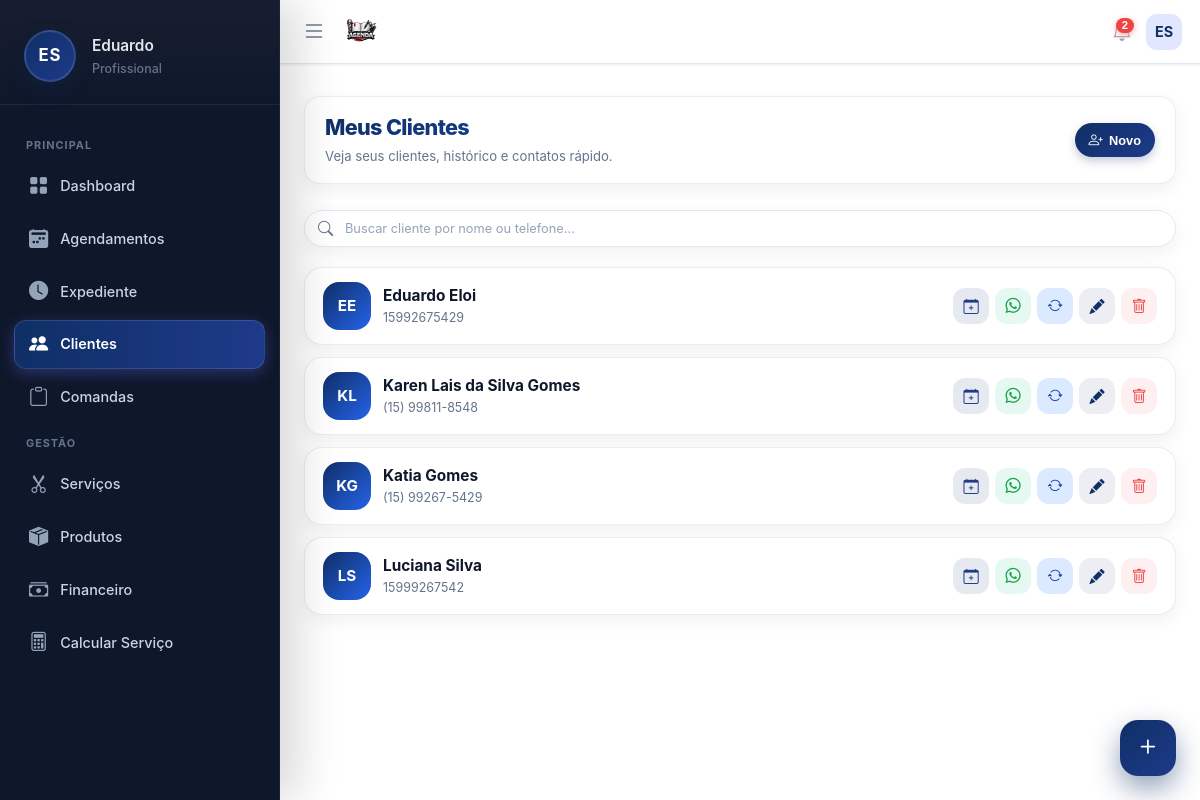
The page /pages/clientes/clientes.php (signed in) on the database its author committed.
### tables this page shows
CREATE TABLE usuarios (
        id INTEGER PRIMARY KEY AUTOINCREMENT,
        nome TEXT, email TEXT, telefone TEXT, foto TEXT, biografia TEXT,
        cep TEXT, endereco TEXT, numero TEXT, bairro TEXT, cidade TEXT, estado TEXT,
        criado_em DATETIME DEFAULT CURRENT_TIMESTAMP
    , senha TEXT, estabelecimento TEXT, cor_tema TEXT DEFAULT '#4f46e5', ultimo_login DATETIME, ativo INTEGER DEFAULT 1, data_expiracao DATE, is_vitalicio INTEGER DEFAULT 0, quem_indicou TEXT, valor_mensalidade REAL DEFAULT 19.90, indicado_por TEXT, valor_mensal REAL DEFAULT 19.90, token_recuperacao TEXT, token_validade DATETIME, tipo_estabelecimento TEXT DEFAULT 'Salão de Beleza', instagram TEXT, cpf TEXT, lembrete_email_ativo INTEGER DEFAULT 0, lembrete_email_tempo INTEGER DEFAULT 4, lembrete_email_unidade TEXT DEFAULT 'horas', lembrete_email_cliente INTEGER DEFAULT 1, lembrete_email_confirmar INTEGER DEFAULT 0, lembrete_email_outro TEXT, lembrete_email_copia INTEGER DEFAULT 0, agendamento_min_antecedencia INTEGER DEFAULT 4, agendamento_min_unidade TEXT DEFAULT 'horas', receber_email_diario INTEGER DEFAULT 0, is_teste INTEGER DEFAULT 0, vendedor_id INTEGER);

CREATE TABLE clientes (
        id INTEGER PRIMARY KEY AUTOINCREMENT,
        user_id INTEGER NOT NULL,
        nome TEXT NOT NULL,
        telefone TEXT,
        email TEXT,
        data_nascimento DATE,
        observacoes TEXT, 
        criado_em DATETIME DEFAULT CURRENT_TIMESTAMP
    , cpf TEXT);

### pages/clientes/clientes.php (the view, shortened to what this page needs)
<?php
$userId = $_SESSION['user_id'];
$stmt = $pdo->prepare("SELECT * FROM clientes WHERE user_id = ? ORDER BY nome ASC");
$stmt->execute([$userId]);
$clientes = $stmt->fetchAll();
$sqlApps = "
    SELECT
        a.id, a.cliente_id, a.servico, a.data_agendamento, a.horario, a.valor, a.status,
        s.preco as preco_tabela
    FROM agendamentos a
    LEFT JOIN servicos s
           ON a.servico = s.nome
          AND a.user_id = s.user_id
    WHERE a.user_id = ?
    ORDER BY a.data_agendamento DESC, a.horario DESC
";
$stmtApps = $pdo->prepare($sqlApps);
$stmtApps->execute([$userId]);
$todosAgendamentos = $stmtApps->fetchAll();
$historicoPorCliente = [];
foreach ($todosAgendamentos as $ag) {
    if (!empty($ag['cliente_id'])) {
        $historicoPorCliente[$ag['cliente_id']][] = $ag;
    }
}
function getInitials($name) {
    $words = explode(" ", $name);
    $acronym = "";
    foreach ($words as $w) {
        $acronym .= mb_substr($w, 0, 1);
    }
    return mb_substr(strtoupper($acronym), 0, 2);
}
include '../../includes/header.php';
include '../../includes/menu.php';
?>
<main class="main-content">
    <div class="page-header">
        <div class="page-title-wrap">
            <h1 class="page-title">Meus Clientes</h1>
            <p class="page-subtitle">Veja seus clientes, histórico e contatos rápido.</p>
        </div>
        <div class="page-actions">
            <button class="btn-chip" onclick="abrirModalCreate()">
                <i class="bi bi-person-plus"></i>
                Novo
            </button>
        </div>
    </div>
    <div class="search-wrapper">
        <div class="search-box">
            <i class="bi bi-search search-icon"></i>
            <input type="text" id="searchInput" class="search-input" placeholder="Buscar cliente por nome ou telefone..." onkeyup="filtrarClientes()">
        </div>
    </div>
    <div class="client-list" id="clientList">
        <?php if(count($clientes) > 0): ?>
            <?php foreach ($clientes as $c):
                $meuHistorico  = $historicoPorCliente[$c['id']] ?? [];
                $jsonHistorico = htmlspecialchars(json_encode($meuHistorico), ENT_QUOTES, 'UTF-8');
                $jsonCliente   = htmlspecialchars(json_encode($c), ENT_QUOTES, 'UTF-8');
            ?>
                <div class="client-card"
                     data-nome="<?php echo strtolower($c['nome']); ?>"
                     data-tel="<?php echo str_replace(['(',')','-',' '], '', $c['telefone'] ?? ''); ?>"
                     onclick="abrirModalView(<?php echo $jsonCliente; ?>, <?php echo $jsonHistorico; ?>)">
                    <div class="avatar">
                        <?php echo getInitials($c['nome']); ?>
                    </div>
                    <div class="info">
                        <div class="name"><?php echo htmlspecialchars($c['nome']); ?></div>
                        <div class="meta">
                            <?php if(!empty($c['telefone'])): ?>
                                <span><?php echo htmlspecialchars($c['telefone']); ?></span>
                            <?php else: ?>
                                <span style="opacity:0.5;">Sem telefone</span>
                            <?php endif; ?>
                        </div>
                    </div>
                    <div class="actions">
                           <button class="btn-icon btn-agendar" title="Agendar serviço" onclick="event.stopPropagation(); abrirModalAgendar(<?php echo $jsonCliente; ?>)">
                               <i class="bi bi-calendar-plus"></i>
                           </button>
                        <?php if(!empty($c['telefone'])):
                            $num = preg_replace('/[^0-9]/', '', $c['telefone']);
                        ?>
                            <a href="https://wa.me/55<?php echo $num; ?>" target="_blank" class="btn-icon btn-whats" onclick="event.stopPropagation()">
                                <i class="bi bi-whatsapp"></i>
                            </a>
                        <?php endif; ?>
                        <?php
                        $recorrenciasUrl = $isProd ? '/recorrencias' : 'recorrencias.php';
                        ?>
                        <a href="<?php echo $recorrenciasUrl; ?>?cliente_id=<?php echo $c['id']; ?>" class="btn-icon" style="background:#dbeafe; color:#1e40af;" onclick="event.stopPropagation()" title="Agendamentos Recorrentes">
                            <i class="bi bi-arrow-repeat"></i>
                        </a>
                        <button class="btn-icon btn-edit" onclick="event.stopPropagation(); abrirModalEdit(<?php echo $jsonCliente; ?>)">
                            <i class="bi bi-pencil-fill"></i>
                        </button>
                        <button class="btn-icon btn-del" onclick="event.stopPropagation(); abrirModalDelete(<?php echo $c['id']; ?>, '<?php echo $c['nome']; ?>')">
                            <i class="bi bi-trash"></i>
                        </button>
                    </div>
                </div>
            <?php endforeach; ?>
        <?php endif; ?>
    </div>
</main>
<button class="fab-add" onclick="abrirModalCreate()">
    <i class="bi bi-plus"></i>
</button>

### includes/menu.php (shortened to what this page needs)
<?php
$isProd = isset($_SERVER['HTTP_HOST']) && $_SERVER['HTTP_HOST'] === 'salao.develoi.com';
$notificacoesNaoLidas = 0;
if (isset($pdo) && isset($_SESSION['user_id'])) {
    $stmtNotif = $pdo->prepare("SELECT id, type, message, link, created_at FROM notifications WHERE user_id = ? AND is_read = 0 ORDER BY created_at DESC LIMIT 10");
    $stmtNotif->execute([$_SESSION['user_id']]);
    $notificacoesLista = $stmtNotif->fetchAll(PDO::FETCH_ASSOC);
    $notificacoesNaoLidas = count($notificacoesLista);
}
$userRole  = 'Profissional';
$iniciais  = 'V';
$firstName = 'Visitante';
if (isset($pdo) && isset($_SESSION['user_id'])) {
    $stmtUser = $pdo->prepare("SELECT nome, email, estabelecimento FROM usuarios WHERE id = ? LIMIT 1");
    $stmtUser->execute([$_SESSION['user_id']]);
    $dadoUsuario = $stmtUser->fetch(PDO::FETCH_ASSOC);
    if ($dadoUsuario && !empty($dadoUsuario['nome'])) {
        $userName = $dadoUsuario['nome'];
        $partesNome = explode(' ', trim($userName));
        $firstName  = $partesNome[0];
        $primeiraLetra = mb_substr($partesNome[0], 0, 1);
        $ultimaLetra   = '';
        if (count($partesNome) > 1) {
            $ultimoNome  = end($partesNome);
            $ultimaLetra = mb_substr($ultimoNome, 0, 1);
        }
        $iniciais = strtoupper($primeiraLetra . $ultimaLetra);
    }
}
function isActive($pageName)
{
    return basename($_SERVER['PHP_SELF']) === $pageName ? 'active' : '';
}
?>
<link rel="stylesheet" href="https://cdn.jsdelivr.net/npm/bootstrap-icons@1.11.3/font/bootstrap-icons.min.css">
<nav class="app-navbar">
    <div style="display:flex; align-items:center; gap:12px;">
        <button class="menu-btn" id="openMenuBtn" type="button">
            <i class="bi bi-list"></i>
        </button>
        <?php
        if ($isProd) {
            $logoUrl = 'https://salao.develoi.com/img/logo-azul.png';
            $dashboardUrl = '/dashboard';
        } else {
            $host = $_SERVER['HTTP_HOST'];
            $logoUrl = "http://{$host}/karen_site/controle-salao/img/logo-azul.png";
            $dashboardUrl = '/karen_site/controle-salao/pages/dashboard.php';
        }
        ?>
        <a href="<?php echo $dashboardUrl; ?>" class="brand-logo">
            <img src="<?php echo $logoUrl; ?>"
                 alt="Logo Salão Develoi"
                 style="height:38px; width:auto; display:inline-block; vertical-align:middle;">
        </a>
    </div>
    <div style="display:flex; align-items:center; gap:10px;">
        <div style="position:relative;">
            <button class="icon-btn" id="notificBtn" type="button" aria-label="Notificações" style="position:relative;">
                <?php if ($notificacoesNaoLidas > 0): ?>
                    <span id="notif-badge" style="position:absolute;top:2px;right:2px;background:#ef4444;color:#fff;font-size:0.7rem;padding:2px 6px;border-radius:999px;font-weight:700;min-width:18px;text-align:center;line-height:1;box-shadow:0 2px 6px #fca5a5;z-index:2;">
                        <?php echo $notificacoesNaoLidas; ?>
                    </span>
                <?php endif; ?>
            </button>
        </div>
        <div style="position:relative;">
            <div class="navbar-avatar" id="userAvatarBtn">
                <?php echo $iniciais; ?>
            </div>
        </div>
    </div>
</nav>
<aside class="app-sidebar" id="sidebar">
    <div class="sidebar-header">
        <div class="avatar-circle">
            <?php echo $iniciais; ?>
        </div>
        <div class="user-info">
            <h4><?php echo htmlspecialchars($firstName); ?></h4>
            <span><?php echo htmlspecialchars($userRole); ?></span>
        </div>
    </div>
    <ul class="sidebar-menu">
        <div class="menu-label">Principal</div>
        <li>
            <a href="<?php echo $isProd ? '/dashboard' : '/karen_site/controle-salao/pages/dashboard.php'; ?>"
               class="sidebar-link <?php echo isActive('dashboard.php'); ?>">
                <i class="bi bi-grid-fill"></i> <span class="menu-text">Dashboard
            </span></a>
        </li>
        <li>
            <a href="<?php echo $isProd ? '/agenda' : '/karen_site/controle-salao/pages/agenda/agenda.php'; ?>"
               class="sidebar-link <?php echo isActive('agenda.php'); ?>">
                <i class="bi bi-calendar2-week-fill"></i> <span class="menu-text">Agendamentos
            </span></a>
        </li>
        <li>
            <a href="<?php echo $isProd ? '/horarios' : '/karen_site/controle-salao/pages/horarios/horarios.php'; ?>"
               class="sidebar-link <?php echo isActive('horarios.php'); ?>">
                <i class="bi bi-clock-fill"></i> <span class="menu-text">Expediente
            </span></a>
        </li>
        <li>
            <a href="<?php echo $isProd ? '/clientes' : '/karen_site/controle-salao/pages/clientes/clientes.php'; ?>"
               class="sidebar-link <?php echo isActive('clientes.php'); ?>">
                <i class="bi bi-people-fill"></i> <span class="menu-text">Clientes
            </span></a>
        </li>
        <li>
            <a href="<?php echo $isProd ? '/comandas' : '/karen_site/controle-salao/pages/comandas/comandas.php'; ?>"
               class="sidebar-link <?php echo isActive('comandas.php'); ?>">
                <i class="bi bi-clipboard"></i> <span class="menu-text">Comandas
            </span></a>
        </li>
        <div class="menu-label">Gestão</div>
        <li>
            <a href="<?php echo $isProd ? '/servicos' : '/karen_site/controle-salao/pages/servicos/servicos.php'; ?>"
               class="sidebar-link <?php echo isActive('servicos.php'); ?>">
                <i class="bi bi-scissors"></i> <span class="menu-text">Serviços
            </span></a>
        </li>
        <li>
            <a href="<?php echo $isProd ? '/produtos-estoque' : '/karen_site/controle-salao/pages/produtos-estoque/produtos-estoque.php'; ?>"
               class="sidebar-link <?php echo isActive('produtos-estoque.php'); ?>">
                <i class="bi bi-box-seam-fill"></i> <span class="menu-text">Produtos
            </span></a>
        </li>
        <li>
            <a href="<?php echo $isProd ? '/financeiro' : '/karen_site/controle-salao/pages/financeiro/financeiro.php'; ?>"
               class="sidebar-link <?php echo isActive('financeiro.php'); ?>">
                <i class="bi bi-cash-stack"></i> <span class="menu-text">Financeiro
            </span></a>
        </li>
        <li>
            <a href="<?php echo $isProd ? '/calcular-servico' : '/karen_site/controle-salao/pages/calcular-servico/calcular-servico.php'; ?>"
               class="sidebar-link <?php echo isActive('calcular-servico.php'); ?>">
                <i class="bi bi-calculator"></i> <span class="menu-text">Calcular Serviço
            </span></a>
        </li>
    </ul>
</aside>

### rows shown on the page
usuarios: nome "ES", nome "Eduardo"
clientes: nome "EE", nome "Eduardo Eloi", telefone "15992675429"
clientes: nome "KL", nome "Karen Lais da Silva Gomes", telefone "(15) 99811-8548"
clientes: nome "KG", nome "Katia Gomes", telefone "(15) 99267-5429"
clientes: nome "LS", nome "Luciana Silva", telefone "15999267542"

### other values the page prints
$notificacoesNaoLidas "2"
$userRole "Profissional"
